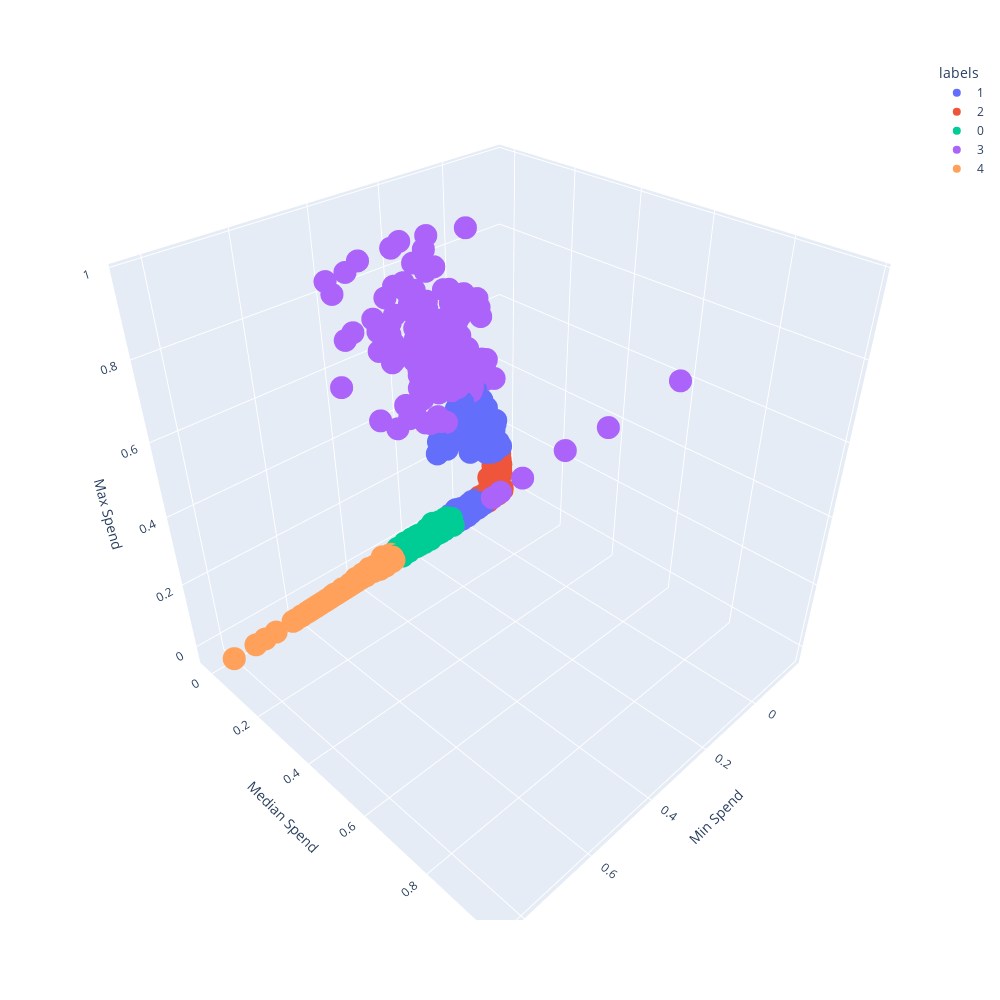

Notebook code for this chart:
### Code cell
# I decided to cluster on min, median, and max for median amount spent. This helped to identify erratric customers, which I would like removed from the dataset, and group them more accurately based on behaviour.

# Set Values 
table = transaction_totals_by_customer
original_categories = ['regular_min_amount','regular_median_amount','regular_max_amount']
new_categories = ['customer_id','Min Spend','Median Spend','Max Spend']
n = 5

# Function to convert  
def listToString(s): 
    str1 = '' 
    for ele in s: 
        str1 += ele 
    return str1

cluster = table.loc[:,['customer_id']]
cluster[original_categories] = table.loc[:,original_categories]
cluster.fillna(0, inplace = True)

cluster_normalized = cluster.copy()

# Normalize Data

cluster_normalized[new_categories[1]] = (cluster_normalized[original_categories[0]] - np.mean(cluster_normalized[original_categories[0]])) / (np.max(cluster_normalized[original_categories[0]]) - np.min (cluster_normalized[original_categories[0]]))
cluster_normalized[new_categories[2]] = (cluster_normalized[original_categories[1]] - np.mean(cluster_normalized[original_categories[1]])) / (np.max(cluster_normalized[original_categories[1]]) - np.min (cluster_normalized[original_categories[1]]))
cluster_normalized[new_categories[3]] = (cluster_normalized[original_categories[2]] - np.mean(cluster_normalized[original_categories[2]])) / (np.max(cluster_normalized[original_categories[2]]) - np.min (cluster_normalized[original_categories[2]]))

cluster_normalized.drop(columns=original_categories,inplace = True)

clusterlabels = AgglomerativeClustering(n_clusters = n, linkage='ward')
clusterlabels_output = clusterlabels.fit_predict(cluster_normalized[new_categories[1:4]])

cluster_normalized["labels"] = clusterlabels.labels_

#Normalized Fig
xlab_normalized = (listToString([new_categories[1]]))
ylab_normalized = (listToString([new_categories[2]]))
zlab_normalized = (listToString([new_categories[3]]))
aid_normalized = (listToString([new_categories[0]]))

cols_normalized = [xlab_normalized, ylab_normalized, zlab_normalized, 'labels', aid_normalized]
df_normalized = cluster_normalized.loc[:,cols_normalized]
df_normalized.labels = df_normalized.labels.astype('str')

#Normalized Fig
normalizedfig = px.scatter_3d(df_normalized, 
                    x=xlab_normalized, 
                    y=ylab_normalized,
                    z=zlab_normalized,
                    color='labels',
                    hover_data = aid_normalized, 
                    width=1000, 
                    height=1000)

normalizedfig

### Figure 1 — Plotly figure (JSON) as saved in the notebook; plotly's stock layout.template omitted (floating-point values rounded to 4 significant figures; data arrays with more than 128 entries replaced by an {"elided": "..."} marker saying what was removed)
{"data": [{"customdata": {"elided": "3814x1 str values"}, "hovertemplate": "labels=1<br>Min Spend=%{x}<br>Median Spend=%{y}<br>Max Spend=%{z}<br>customer_id=%{customdata[0]}<extra></extra>", "legendgroup": "1", "marker": {"color": "#636efa", "symbol": "circle"}, "mode": "markers", "name": "1", "scene": "scene", "showlegend": true, "type": "scatter3d", "x": {"elided": "3814 float values"}, "y": {"elided": "3814 float values"}, "z": {"elided": "3814 float values"}}, {"customdata": {"elided": "6498x1 str values"}, "hovertemplate": "labels=2<br>Min Spend=%{x}<br>Median Spend=%{y}<br>Max Spend=%{z}<br>customer_id=%{customdata[0]}<extra></extra>", "legendgroup": "2", "marker": {"color": "#EF553B", "symbol": "circle"}, "mode": "markers", "name": "2", "scene": "scene", "showlegend": true, "type": "scatter3d", "x": {"elided": "6498 float values"}, "y": {"elided": "6498 float values"}, "z": {"elided": "6498 float values"}}, {"customdata": {"elided": "3396x1 str values"}, "hovertemplate": "labels=0<br>Min Spend=%{x}<br>Median Spend=%{y}<br>Max Spend=%{z}<br>customer_id=%{customdata[0]}<extra></extra>", "legendgroup": "0", "marker": {"color": "#00cc96", "symbol": "circle"}, "mode": "markers", "name": "0", "scene": "scene", "showlegend": true, "type": "scatter3d", "x": {"elided": "3396 float values"}, "y": {"elided": "3396 float values"}, "z": {"elided": "3396 float values"}}, {"customdata": {"elided": "135x1 str values"}, "hovertemplate": "labels=3<br>Min Spend=%{x}<br>Median Spend=%{y}<br>Max Spend=%{z}<br>customer_id=%{customdata[0]}<extra></extra>", "legendgroup": "3", "marker": {"color": "#ab63fa", "symbol": "circle"}, "mode": "markers", "name": "3", "scene": "scene", "showlegend": true, "type": "scatter3d", "x": {"elided": "135 float values"}, "y": {"elided": "135 float values"}, "z": {"elided": "135 float values"}}, {"customdata": {"elided": "586x1 str values"}, "hovertemplate": "labels=4<br>Min Spend=%{x}<br>Median Spend=%{y}<br>Max Spend=%{z}<br>customer_id=%{customdata[0]}<extra></extra>", "legendgroup": "4", "marker": {"color": "#FFA15A", "symbol": "circle"}, "mode": "markers", "name": "4", "scene": "scene", "showlegend": true, "type": "scatter3d", "x": {"elided": "586 float values"}, "y": {"elided": "586 float values"}, "z": {"elided": "586 float values"}}], "layout": {"height": 1000, "legend": {"title": {"text": "labels"}, "tracegroupgap": 0}, "margin": {"t": 60}, "scene": {"domain": {"x": [0, 1], "y": [0, 1]}, "xaxis": {"title": {"text": "Min Spend"}}, "yaxis": {"title": {"text": "Median Spend"}}, "zaxis": {"title": {"text": "Max Spend"}}}, "width": 1000}}
